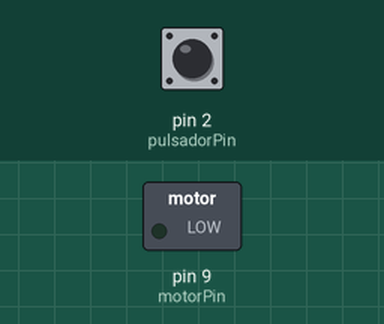
Recording of a sketch running on a simulated Arduino Uno, built with avr-gcc and run on an emulated ATmega328P. On the bench: switched loads named in the sketch (green lamp = pin HIGH). The inputs (shaded band) are chosen by the test bench; at power-on: pin 2 (pulsadorPin) LOW.

Above: at 1.2 s.
1.3 s: pin 2 (pulsadorPin) pulled HIGH for 0.15 s
At 1.37 s:
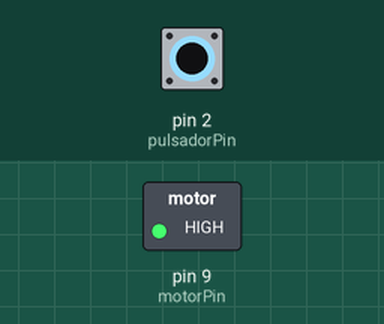
2.9 s: pin 2 (pulsadorPin) pulled HIGH for 3.2 s
At 7.3 s:
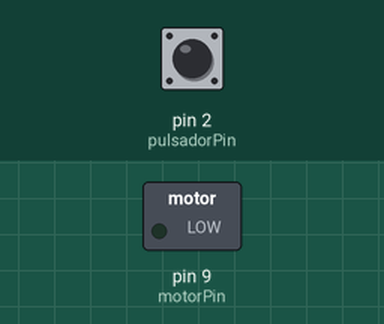
Timing chart, 0 to 8.8 s (numbered marks = the images above; inputs shaded):
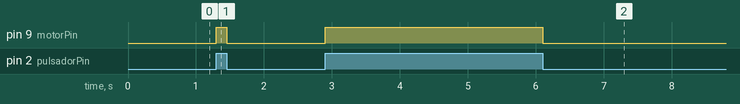

The sketch:

Practica_12.ino
```cpp
/*
    Control de un motor DC mediante un transistor y un pulsador
*/

const int pulsadorPin = 2; 		//declaramos una constante y le asignamos el pin 2
const int motorPin = 9; 		//declaramos una constante y le asignamos el pin 9
int pulsadorEstado = 0; 	 // declaramos una variable para leer el estado del pulsador

void setup()
{
   pinMode(motorPin, OUTPUT);
   pinMode(pulsadorPin, INPUT);
}


void loop()
{
   pulsadorEstado = digitalRead(pulsadorPin);  	// leemos el estado del pin 2 y lo almacenamos en la variable 								pulsadorEstado
   if (pulsadorEstado == HIGH){         // si el pulsador está pulsado, activamos el pin del motor
      digitalWrite(motorPin, HIGH);
   } else {
      digitalWrite(motorPin, LOW);
   }
}
```

Measured:
- after the input at 1.3 s, pin 9 (motorPin): LOW → HIGH at once, → LOW 0.15 s later
- after the input at 2.9 s, pin 9 (motorPin): LOW → HIGH at once, → LOW 3.2 s later
